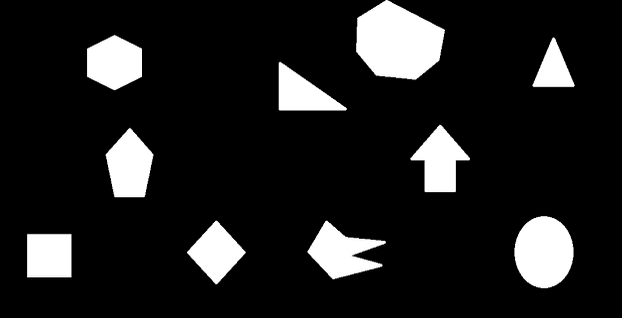
//> input picture images/shapes.png, 622 x 318 px
$ ./main   (built with g++ and OpenCV 4)
//> lines starting //> are read from the running program, lines starting //| are printed output that depends on the picture; after the words box and inside, x2 and y2 are one past the last pixel; in counts of white or black regions, pixels touching at a corner belong together
//find different shapes in an image and outline them

#include "opencv2/objdetect/objdetect.hpp"
#include "opencv2/highgui/highgui.hpp"
#include "opencv2/imgproc/imgproc.hpp"
#include <opencv\cv.h>

#include <iostream>
#include <stdio.h>

using namespace std;
using namespace cv;

int main()
{

	IplImage* img = cvLoadImage("../images/shapes.png");
//> img is the input picture: 318 rows x 622 cols, CV_8UC3; min 0, max 255, mean 31.3

	//show the original image
	cvNamedWindow("Raw");
	cvShowImage("Raw", img);

	//converting the original image into grayscale
	IplImage* imgGrayScale = cvCreateImage(cvGetSize(img), 8, 1);
	cvCvtColor(img, imgGrayScale, CV_BGR2GRAY);

	//thresholding the grayscale image to get better results
	cvThreshold(imgGrayScale, imgGrayScale, 128, 255, CV_THRESH_BINARY);

	CvSeq* contours;  //hold the pointer to a contour in the memory block
	CvSeq* result;   //hold sequence of points of a contour
	CvMemStorage *storage = cvCreateMemStorage(0); //storage area for all contours

	//finding all contours in the image
	cvFindContours(imgGrayScale, storage, &contours, sizeof(CvContour), CV_RETR_LIST, CV_CHAIN_APPROX_SIMPLE, cvPoint(0, 0));
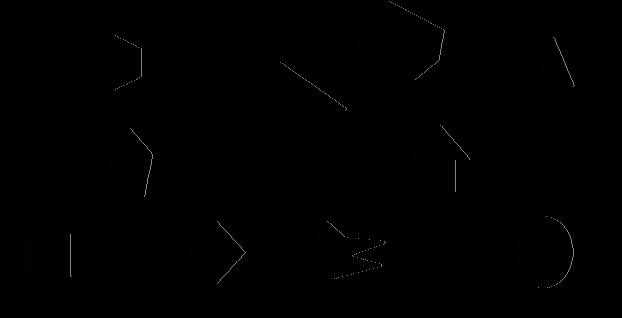
//> imgGrayScale: 318 rows x 622 cols, CV_8UC1; min 0, max 130, mean 0.5
//> contours = 10 contours; largest, box (x1, y1, x2, y2) and area: (356, 1, 445, 80) 4970, (514, 216, 574, 288) 3242, (106, 128, 153, 197) 2229, (308, 221, 386, 279) 2212, (87, 35, 142, 90) 2203

	//iterating through each contour
	while (contours)
	{
		//obtain a sequence of points of contour, pointed by the variable 'contour'
		result = cvApproxPoly(contours, sizeof(CvContour), storage, CV_POLY_APPROX_DP, cvContourPerimeter(contours)*0.02, 0);

		//if there are 3  vertices  in the contour(It should be a triangle)
		if (result->total == 3)
		{
			//iterating through each point
			CvPoint *pt[3];
			for (int i = 0; i<3; i++){
				pt[i] = (CvPoint*)cvGetSeqElem(result, i);
			}

			//drawing lines around the triangle
			cvLine(img, *pt[0], *pt[1], cvScalar(255, 0, 0), 4);
			cvLine(img, *pt[1], *pt[2], cvScalar(255, 0, 0), 4);
			cvLine(img, *pt[2], *pt[0], cvScalar(255, 0, 0), 4);

		}

		//if there are 4 vertices in the contour(It should be a quadrilateral)
		else if (result->total == 4)
		{
			//iterating through each point
			CvPoint *pt[4];
			for (int i = 0; i<4; i++){
				pt[i] = (CvPoint*)cvGetSeqElem(result, i);
			}

			//drawing lines around the quadrilateral
			cvLine(img, *pt[0], *pt[1], cvScalar(0, 255, 0), 4);
			cvLine(img, *pt[1], *pt[2], cvScalar(0, 255, 0), 4);
			cvLine(img, *pt[2], *pt[3], cvScalar(0, 255, 0), 4);
			cvLine(img, *pt[3], *pt[0], cvScalar(0, 255, 0), 4);
		}

		//if there are 7  vertices  in the contour(It should be a heptagon)
		else if (result->total == 7)
		{
			//iterating through each point
			CvPoint *pt[7];
			for (int i = 0; i<7; i++){
				pt[i] = (CvPoint*)cvGetSeqElem(result, i);
			}

			//drawing lines around the heptagon
			cvLine(img, *pt[0], *pt[1], cvScalar(0, 0, 255), 4);
			cvLine(img, *pt[1], *pt[2], cvScalar(0, 0, 255), 4);
			cvLine(img, *pt[2], *pt[3], cvScalar(0, 0, 255), 4);
			cvLine(img, *pt[3], *pt[4], cvScalar(0, 0, 255), 4);
			cvLine(img, *pt[4], *pt[5], cvScalar(0, 0, 255), 4);
			cvLine(img, *pt[5], *pt[6], cvScalar(0, 0, 255), 4);
			cvLine(img, *pt[6], *pt[0], cvScalar(0, 0, 255), 4);
		}

		//obtain the next contour
		contours = contours->h_next;
	}
//> this loop made 10 passes
//> contours on pass 10: 0 contours
//> pass 1, `cvLine(img, *pt[0], *pt[1], cvScalar(0, 255, 0), 4);`:
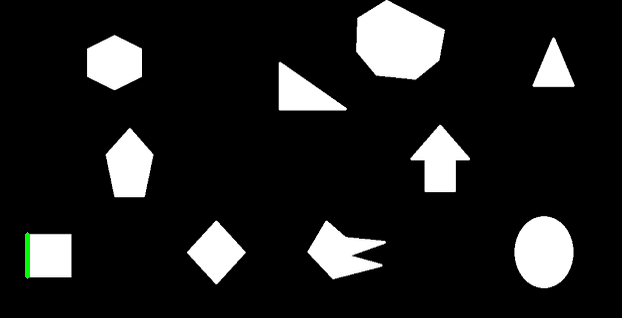
//> img: 318 rows x 622 cols, CV_8UC3; 0.11% of pixels changed, all inside (x1, y1, x2, y2) = (25, 232, 30, 279)
//> pass 1, `cvLine(img, *pt[1], *pt[2], cvScalar(0, 255, 0), 4);`:
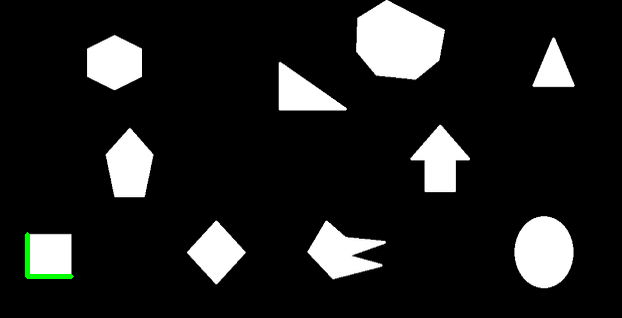
//> img: 318 rows x 622 cols, CV_8UC3; 0.11% of pixels changed, all inside (x1, y1, x2, y2) = (28, 274, 74, 279)
//> pass 1, `cvLine(img, *pt[2], *pt[3], cvScalar(0, 255, 0), 4);`:
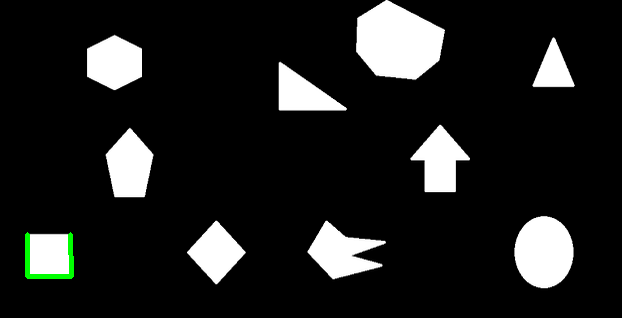
//> img: 318 rows x 622 cols, CV_8UC3; 0.1% of pixels changed, all inside (x1, y1, x2, y2) = (68, 232, 74, 276)
//> pass 1, `cvLine(img, *pt[3], *pt[0], cvScalar(0, 255, 0), 4);`:
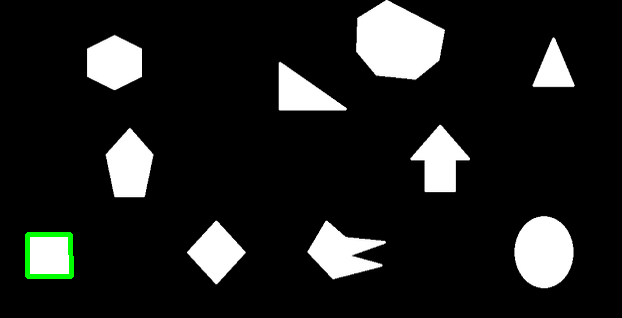
//> img: 318 rows x 622 cols, CV_8UC3; 0.1% of pixels changed, all inside (x1, y1, x2, y2) = (28, 232, 70, 237)
//> after the loop:
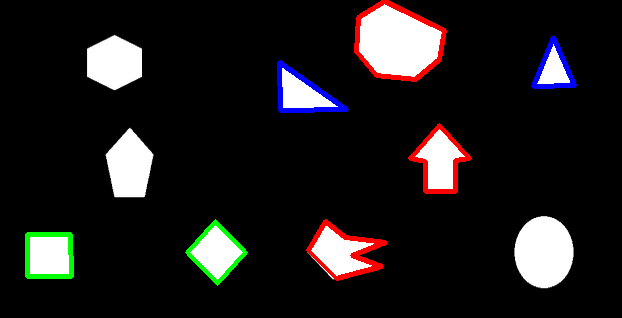
//> img: 318 rows x 622 cols, CV_8UC3; 2.95% of pixels changed, all inside (x1, y1, x2, y2) = (185, 0, 577, 286)

	//show the image in which identified shapes are marked
	cvNamedWindow("Tracked");
	cvShowImage("Tracked", img);

	cvWaitKey(0); //wait for a key press

	//cleaning up
	cvDestroyAllWindows();
	cvReleaseMemStorage(&storage);
	cvReleaseImage(&img);
	cvReleaseImage(&imgGrayScale);

	return 0;
}
